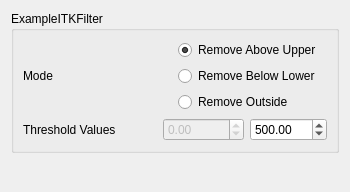
<?xml version="1.0" encoding="UTF-8"?>
<ui version="4.0">
 <class>ExampleITKFilter</class>
 <widget class="QWidget" name="ExampleITKFilter">
  <property name="geometry">
   <rect>
    <x>0</x>
    <y>0</y>
    <width>350</width>
    <height>192</height>
   </rect>
  </property>
  <property name="sizePolicy">
   <sizepolicy hsizetype="Preferred" vsizetype="Fixed">
    <horstretch>0</horstretch>
    <verstretch>0</verstretch>
   </sizepolicy>
  </property>
  <property name="maximumSize">
   <size>
    <width>350</width>
    <height>16777215</height>
   </size>
  </property>
  <property name="windowTitle">
   <string>Form</string>
  </property>
  <layout class="QVBoxLayout" name="verticalLayout_3">
   <item>
    <widget class="QGroupBox" name="groupBox">
     <property name="sizePolicy">
      <sizepolicy hsizetype="Preferred" vsizetype="Minimum">
       <horstretch>0</horstretch>
       <verstretch>0</verstretch>
      </sizepolicy>
     </property>
     <property name="title">
      <string>ExampleITKFilter</string>
     </property>
     <layout class="QVBoxLayout" name="verticalLayout_2">
      <item>
       <layout class="QHBoxLayout" name="horizontalLayout_2">
        <item>
         <widget class="QLabel" name="label_2">
          <property name="text">
           <string>Mode</string>
          </property>
         </widget>
        </item>
        <item>
         <layout class="QVBoxLayout" name="verticalLayout">
          <item>
           <widget class="QRadioButton" name="radioBtnRUpper">
            <property name="text">
             <string>Remove Above Upper</string>
            </property>
            <property name="checked">
             <bool>true</bool>
            </property>
           </widget>
          </item>
          <item>
           <widget class="QRadioButton" name="radioBtnRLower">
            <property name="text">
             <string>Remove Below Lower</string>
            </property>
           </widget>
          </item>
          <item>
           <widget class="QRadioButton" name="radioBtnROutside">
            <property name="text">
             <string>Remove Outside</string>
            </property>
           </widget>
          </item>
         </layout>
        </item>
       </layout>
      </item>
      <item>
       <layout class="QHBoxLayout" name="horizontalLayout">
        <item>
         <widget class="QLabel" name="label">
          <property name="text">
           <string>Threshold Values</string>
          </property>
         </widget>
        </item>
        <item>
         <spacer name="horizontalSpacer">
          <property name="orientation">
           <enum>Qt::Horizontal</enum>
          </property>
          <property name="sizeHint" stdset="0">
           <size>
            <width>40</width>
            <height>20</height>
           </size>
          </property>
         </spacer>
        </item>
        <item>
         <widget class="QDoubleSpinBox" name="doubleSpinBoxLowerValue">
          <property name="enabled">
           <bool>false</bool>
          </property>
          <property name="minimum">
           <double>-10000.000000000000000</double>
          </property>
          <property name="maximum">
           <double>500.000000000000000</double>
          </property>
         </widget>
        </item>
        <item>
         <widget class="QDoubleSpinBox" name="doubleSpinBoxUpperValue">
          <property name="enabled">
           <bool>true</bool>
          </property>
          <property name="minimum">
           <double>0.000000000000000</double>
          </property>
          <property name="maximum">
           <double>10000.000000000000000</double>
          </property>
          <property name="value">
           <double>500.000000000000000</double>
          </property>
         </widget>
        </item>
       </layout>
      </item>
     </layout>
    </widget>
   </item>
   <item>
    <spacer name="verticalSpacer">
     <property name="orientation">
      <enum>Qt::Vertical</enum>
     </property>
     <property name="sizeHint" stdset="0">
      <size>
       <width>20</width>
       <height>40</height>
      </size>
     </property>
    </spacer>
   </item>
  </layout>
 </widget>
 <resources/>
 <connections/>
</ui>
